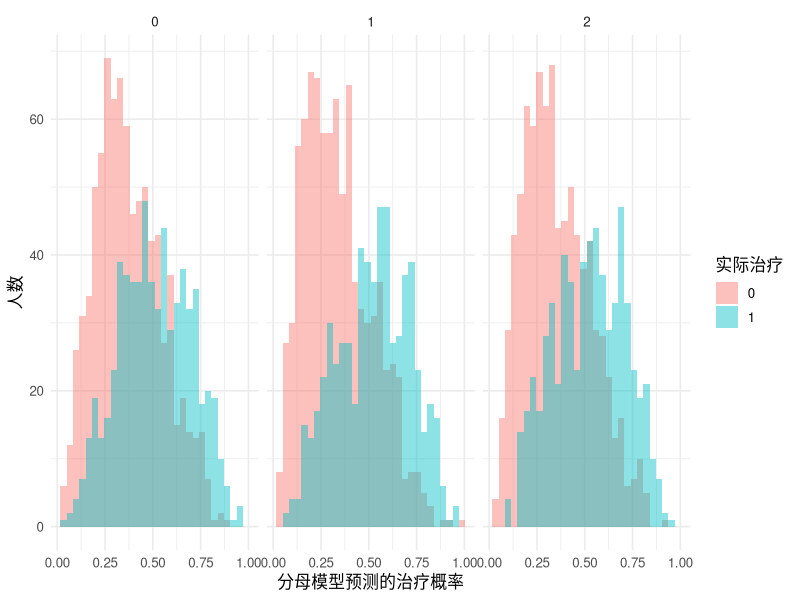

R code for this plot:
## ---- chunk 1
knitr::opts_chunk$set(
  echo = TRUE,
  warning = TRUE,
  message = FALSE,
  fig.width = 7.2,
  fig.height = 4.8,
  dpi = 150,
  out.width = "100%",
  fig.path = "figure/1087-msm-"
)
## ---- chunk 2
library(dplyr)
library(tidyr)
library(ggplot2)
library(survey)
## ---- chunk 3
set.seed(20260731)
n <- 1500

wide_data <- tibble(
  id = seq_len(n),
  l0 = rnorm(n)
) |>
  mutate(
    p_a0 = plogis(-0.3 + 0.9 * l0),
    a0 = rbinom(n, 1, p_a0),
    l1 = 0.65 * l0 - 0.70 * a0 + rnorm(n),
    p_a1 = plogis(-0.4 + 0.55 * a0 + 0.85 * l1 + 0.25 * l0),
    a1 = rbinom(n, 1, p_a1),
    l2 = 0.55 * l1 - 0.65 * a1 + 0.15 * a0 + rnorm(n),
    p_a2 = plogis(-0.4 + 0.55 * a1 + 0.85 * l2 + 0.20 * l0),
    a2 = rbinom(n, 1, p_a2),
    cumulative_treatment = a0 + a1 + a2,
    outcome = 5 - 0.75 * cumulative_treatment +
      0.90 * l2 + 0.35 * l0 + rnorm(n)
  )

long_data <- bind_rows(
  wide_data |>
    transmute(id, time = 0L, l0, l = l0, lag_a = 0L, a = a0),
  wide_data |>
    transmute(id, time = 1L, l0, l = l1, lag_a = a0, a = a1),
  wide_data |>
    transmute(id, time = 2L, l0, l = l2, lag_a = a1, a = a2)
) |>
  arrange(id, time)

long_data |>
  slice_head(n = 9)
## ---- chunk 4
numerator_model <- glm(
  a ~ factor(time) + lag_a,
  data = long_data,
  family = binomial()
)

denominator_model <- glm(
  a ~ factor(time) + lag_a + l0 + l,
  data = long_data,
  family = binomial()
)

long_weighted <- long_data |>
  mutate(
    p_num = predict(numerator_model, type = "response"),
    p_den = predict(denominator_model, type = "response"),
    observed_p_num = if_else(a == 1, p_num, 1 - p_num),
    observed_p_den = if_else(a == 1, p_den, 1 - p_den),
    weight_factor = observed_p_num / observed_p_den
  ) |>
  group_by(id) |>
  arrange(time, .by_group = TRUE) |>
  mutate(stabilized_weight = cumprod(weight_factor)) |>
  ungroup()

long_weighted |>
  select(id, time, a, l, observed_p_num, observed_p_den,
         weight_factor, stabilized_weight) |>
  slice_head(n = 9)
## ---- chunk 5
long_weighted |>
  ggplot(aes(x = p_den, fill = factor(a))) +
  geom_histogram(bins = 30, position = "identity", alpha = 0.45) +
  facet_wrap(~time) +
  labs(x = "分母模型预测的治疗概率", y = "人数", fill = "实际治疗") +
  theme_minimal(base_size = 12)
## ---- chunk 6
weight_summary <- long_weighted |>
  group_by(time) |>
  summarise(
    n = n(),
    mean = mean(stabilized_weight),
    sd = sd(stabilized_weight),
    min = min(stabilized_weight),
    p01 = quantile(stabilized_weight, 0.01),
    median = median(stabilized_weight),
    p99 = quantile(stabilized_weight, 0.99),
    max = max(stabilized_weight),
    ess = sum(stabilized_weight)^2 / sum(stabilized_weight^2),
    .groups = "drop"
  )

weight_summary
## ---- chunk 7
weighted_smd <- function(data, weight) {
  w <- data[[weight]]
  a <- data$a
  x <- data$l
  mean_1 <- weighted.mean(x[a == 1], w[a == 1])
  mean_0 <- weighted.mean(x[a == 0], w[a == 0])
  var_1 <- weighted.mean((x[a == 1] - mean_1)^2, w[a == 1])
  var_0 <- weighted.mean((x[a == 0] - mean_0)^2, w[a == 0])
  (mean_1 - mean_0) / sqrt((var_1 + var_0) / 2)
}

balance_by_time <- bind_rows(lapply(
  split(long_weighted, long_weighted$time),
  function(d) {
    tibble(
      time = unique(d$time),
      unweighted_smd = weighted_smd(mutate(d, unit_weight = 1), "unit_weight"),
      weighted_smd = weighted_smd(d, "stabilized_weight")
    )
  }
))

balance_by_time
## ---- chunk 8
msm_data <- long_weighted |>
  filter(time == max(time)) |>
  select(id, stabilized_weight) |>
  left_join(
    wide_data |>
      select(id, cumulative_treatment, outcome),
    by = "id"
  )

msm_design <- svydesign(
  ids = ~1,
  weights = ~stabilized_weight,
  data = msm_data
)

msm_fit <- svyglm(
  outcome ~ cumulative_treatment,
  design = msm_design
)

summary(msm_fit)
confint(msm_fit)
